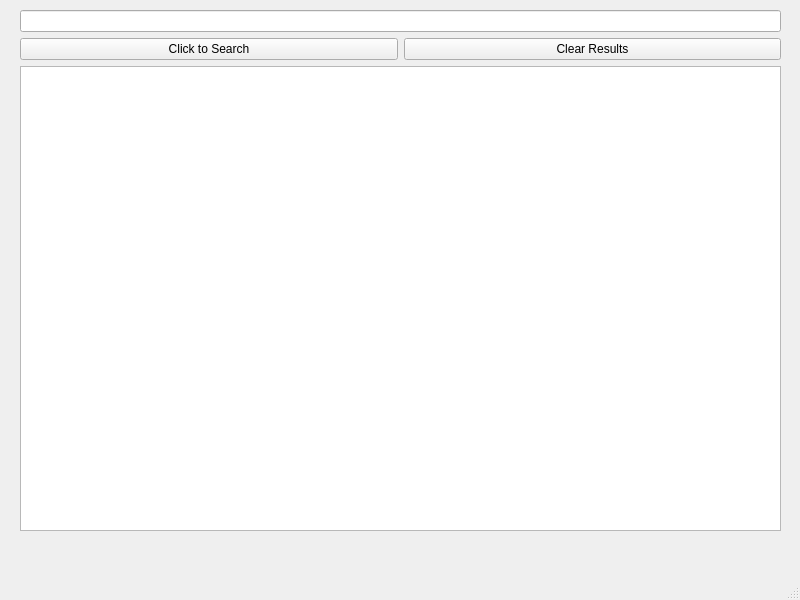
<?xml version="1.0" encoding="UTF-8"?>
<ui version="4.0">
 <class>MainWindow</class>
 <widget class="QMainWindow" name="MainWindow">
  <property name="geometry">
   <rect>
    <x>0</x>
    <y>0</y>
    <width>800</width>
    <height>600</height>
   </rect>
  </property>
  <property name="windowTitle">
   <string>Boston Jobs</string>
  </property>
  <widget class="QWidget" name="centralwidget">
   <widget class="QWidget" name="verticalLayoutWidget">
    <property name="geometry">
     <rect>
      <x>20</x>
      <y>10</y>
      <width>761</width>
      <height>521</height>
     </rect>
    </property>
    <layout class="QVBoxLayout" name="main_layout">
     <item>
      <widget class="QLineEdit" name="le_search"/>
     </item>
     <item>
      <layout class="QHBoxLayout" name="btn_layout">
       <item>
        <widget class="QPushButton" name="btn_search">
         <property name="text">
          <string>Click to Search</string>
         </property>
        </widget>
       </item>
       <item>
        <widget class="QPushButton" name="btn_clear">
         <property name="text">
          <string>Clear Results</string>
         </property>
        </widget>
       </item>
      </layout>
     </item>
     <item>
      <widget class="QListWidget" name="lstw_jobs"/>
     </item>
    </layout>
   </widget>
  </widget>
  <widget class="QMenuBar" name="menubar">
   <property name="geometry">
    <rect>
     <x>0</x>
     <y>0</y>
     <width>800</width>
     <height>26</height>
    </rect>
   </property>
  </widget>
  <widget class="QStatusBar" name="statusbar"/>
 </widget>
 <resources/>
 <connections/>
</ui>
